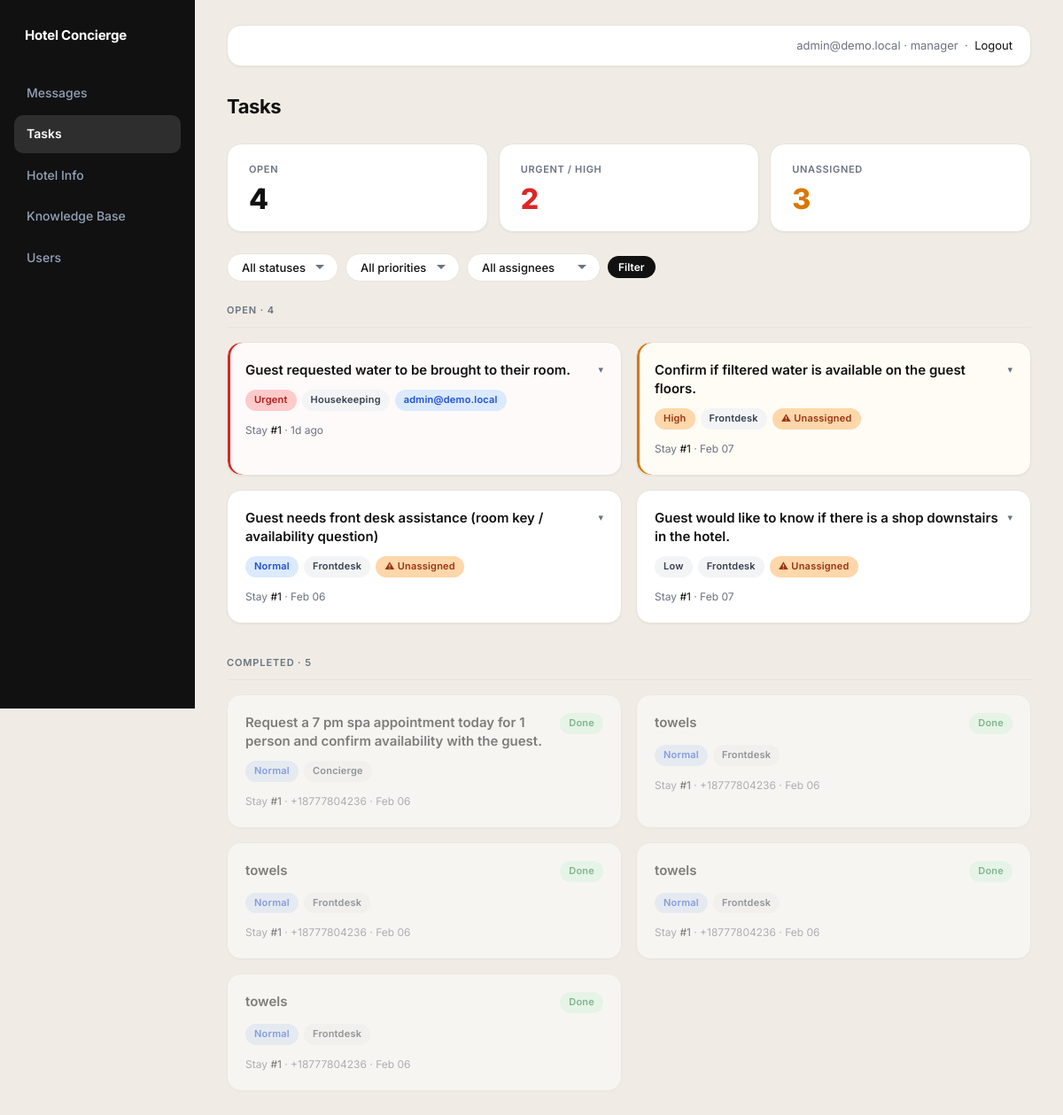
The page /admin/tasks (signed in) on the database its author committed.
### tables this page shows
CREATE TABLE staff_users (
            id INTEGER PRIMARY KEY AUTOINCREMENT,
            hotel_id INTEGER NOT NULL,
            email TEXT NOT NULL UNIQUE,
            password_hash TEXT NOT NULL,
            role TEXT NOT NULL,
            is_active INTEGER NOT NULL DEFAULT 1,
            created_at TEXT NOT NULL,
            FOREIGN KEY (hotel_id) REFERENCES hotels (id)
        );

CREATE TABLE tasks (
            id INTEGER PRIMARY KEY AUTOINCREMENT,
            stay_id INTEGER NOT NULL,
            type TEXT NOT NULL,
            status TEXT NOT NULL,
            created_at TEXT NOT NULL, created_from_message_id INTEGER, summary TEXT, department TEXT, assigned_to_staff_user_id INTEGER, priority TEXT DEFAULT 'normal', notify_guest_when_done INTEGER DEFAULT 0, completed_at TEXT, completed_by_staff_user_id INTEGER,
            FOREIGN KEY (stay_id) REFERENCES stays (id)
        );

CREATE TABLE stays (
            id INTEGER PRIMARY KEY AUTOINCREMENT,
            guest_id INTEGER NOT NULL,
            hotel_id INTEGER NOT NULL,
            status TEXT NOT NULL,
            created_at TEXT NOT NULL,
            FOREIGN KEY (guest_id) REFERENCES guests (id),
            FOREIGN KEY (hotel_id) REFERENCES hotels (id)
        );

CREATE TABLE guests (
            id INTEGER PRIMARY KEY AUTOINCREMENT,
            phone TEXT NOT NULL UNIQUE,
            created_at TEXT NOT NULL
        );

### admin.py (the view, shortened to what this page needs)
@admin_bp.route("/admin/tasks", methods=["GET", "POST"])
@login_required
def admin_tasks():
    hotel_id = session.get("hotel_id")
    staff_id = session.get("user_id")
    status_filter = request.args.get("status")
    priority_filter = request.args.get("priority")
    assigned_filter = request.args.get("assigned")
    assigned_to = staff_id if assigned_filter == "me" else None
    rows = list_tasks(hotel_id, 200, status=status_filter, assigned_to=assigned_to, priority=priority_filter)
    staff_users = list_staff_users(hotel_id)
    stats = get_task_stats(hotel_id)
    csrf_token = _ensure_csrf_token()
    return render_template(
        "tasks.html",
        rows=rows,
        staff_users=staff_users,
        stats=stats,
        csrf_token=csrf_token,
        title="Tasks",
        active_page="tasks",
        status_filter=status_filter,
        assigned_filter=assigned_filter,
        priority_filter=priority_filter,
    )

### admin.py (called while the page is built)
def _relative_time(value) -> str:
    if not value:
        return ""
    if isinstance(value, str):
        try:
            value = datetime.fromisoformat(value)
        except ValueError:
            return str(value)
    diff = datetime.utcnow() - value
    seconds = int(diff.total_seconds())
    if seconds < 60:
        return "just now"
    if seconds < 3600:
        m = seconds // 60
        return f"{m} min ago"
    if seconds < 86400:
        h = seconds // 3600
        return f"{h}h ago"
    if seconds < 604800:
        d = seconds // 86400
        return f"{d}d ago"
    return value.strftime("%b %d") if hasattr(value, "strftime") else str(value)[:10]

def _ensure_csrf_token():
    if not session.get("csrf_token"):
        session["csrf_token"] = secrets.token_urlsafe(16)
    return session["csrf_token"]

### app.py (called while the page is built)
@app.before_request
def _load_user():
    load_current_user()

### auth.py (called while the page is built)
def load_current_user():
    user_id = session.get("user_id")
    if not user_id:
        g.current_user = None
        return
    user = get_staff_user_by_id(user_id)
    if not user:
        session.clear()
        g.current_user = None
        return
    g.current_user = user

def login_required(fn):
    @wraps(fn)
    def wrapper(*args, **kwargs):
        if not session.get("user_id"):
            return redirect(url_for("login"))
        return fn(*args, **kwargs)
    return wrapper

### db.py (called while the page is built)
def get_conn():
    if IS_POSTGRES:
        if psycopg2 is None:
            raise RuntimeError("psycopg2 is required for Postgres but is not installed")
        return psycopg2.connect(DATABASE_URL, cursor_factory=RealDictCursor)
    conn = sqlite3.connect(DB_PATH)
    conn.row_factory = sqlite3.Row
    return conn

def _convert_sql(sql: str) -> str:
    if IS_POSTGRES:
        return sql.replace("?", "%s")
    return sql

def _fetchall(sql: str, params=()):
    conn = get_conn()
    cur = conn.cursor()
    cur.execute(_convert_sql(sql), params)
    rows = cur.fetchall()
    conn.close()
    return rows

def _fetchone(sql: str, params=()):
    conn = get_conn()
    cur = conn.cursor()
    cur.execute(_convert_sql(sql), params)
    row = cur.fetchone()
    conn.close()
    return row

def get_staff_user_by_id(user_id: int):
    return _fetchone("SELECT * FROM staff_users WHERE id = ? AND is_active = ?", (user_id, True))

def list_staff_users(hotel_id: int):
    return _fetchall(
        "SELECT id, email, role, is_active, created_at FROM staff_users WHERE hotel_id = ? ORDER BY id DESC",
        (hotel_id,),
    )

### templates/tasks.html (shortened to what this page needs)
{% extends "base_admin.html" %}
{% block content %}
<div class="page-header">
  <h2>Tasks</h2>
</div>
<div class="stat-grid">
  <div class="stat-card">
    <div class="stat-label">Open</div>
    <div class="stat-value">{{ stats.open }}</div>
  </div>
  <div class="stat-card {% if stats.urgent > 0 %}stat-urgent{% endif %}">
    <div class="stat-label">Urgent / High</div>
    <div class="stat-value">{{ stats.urgent }}</div>
  </div>
  <div class="stat-card {% if stats.unassigned > 0 %}stat-warn{% endif %}">
    <div class="stat-label">Unassigned</div>
    <div class="stat-value">{{ stats.unassigned }}</div>
  </div>
</div>
<form class="filters" method="get">
  <select name="status">
    <option value="">All statuses</option>
  </select>
  <select name="priority">
    <option value="">All priorities</option>
  </select>
  <select name="assigned">
    <option value="">All assignees</option>
  </select>
  <button class="btn btn-sm" type="submit">Filter</button>
</form>
{% set open_tasks = rows | selectattr('status', 'ne', 'done') | list %}
{% set done_tasks = rows | selectattr('status', 'equalto', 'done') | list %}
{% if open_tasks %}
<div class="task-group-header">Open · {{ open_tasks | length }}</div>
<div class="card-grid" style="margin-bottom: 32px;">
  {% for r in open_tasks %}
  {% set is_unassigned = not r['assigned_to_staff_user_id'] %}
  <div class="task-card priority-{{ r['priority'] }}" data-expandable>
    <div class="task-card-header">
      <div class="task-card-title">{{ r['summary'] or r['type'] }}</div>
      <span class="card-expand">▾</span>
    </div>
    <div class="task-meta">
      <span class="badge {{ r['priority'] }}">{{ r['priority']|capitalize }}</span>
      <span class="badge low">{{ (r['department'] or 'frontdesk')|capitalize }}</span>
      {% if is_unassigned %}
        <span class="badge high">⚠ Unassigned</span>
      {% else %}
        {% for u in staff_users %}
          {% if u['id'] == r['assigned_to_staff_user_id'] %}
            <span class="badge normal">{{ u['email'] }}</span>
          {% endif %}
        {% endfor %}
      {% endif %}
    </div>
    <div class="small">
      Stay <a href="/admin/stay/{{ r['stay_id'] }}">#{{ r['stay_id'] }}</a> · {{ r['created_at'] | relative_time }}
    </div>
  </div>
  {% endfor %}
</div>
{% endif %}
{% if done_tasks %}
<div class="task-group-header">Completed · {{ done_tasks | length }}</div>
<div class="card-grid">
  {% for r in done_tasks %}
  <div class="task-card status-done">
    <div class="task-card-header">
      <div class="task-card-title">{{ r['summary'] or r['type'] }}</div>
      <span class="badge done">Done</span>
    </div>
    <div class="task-meta">
      <span class="badge {{ r['priority'] }}">{{ r['priority']|capitalize }}</span>
      <span class="badge low">{{ (r['department'] or 'frontdesk')|capitalize }}</span>
    </div>
    <div class="small">
      Stay <a href="/admin/stay/{{ r['stay_id'] }}">#{{ r['stay_id'] }}</a> · {{ r['guest_phone'] }} · {{ r['created_at'] | relative_time }}
    </div>
  </div>
  {% endfor %}
</div>
{% endif %}
{% endblock %}

### templates/base_admin.html (shortened to what this page needs)
<!doctype html>
<html lang="en">
  <head>
    <link rel="stylesheet" href="/static/admin.css" />
  </head>
  <body>
    <div class="layout">
      <aside class="sidebar">
        <h1>Hotel Concierge</h1>
        <nav class="nav">
          <a href="/admin/messages" class="{% if active_page=='messages' %}active{% endif %}">Messages</a>
          <a href="/admin/tasks" class="{% if active_page=='tasks' %}active{% endif %}">Tasks</a>
          <a href="/admin/hotel" class="{% if active_page=='hotel' %}active{% endif %}">Hotel Info</a>
          <a href="/admin/knowledge" class="{% if active_page=='knowledge' %}active{% endif %}">Knowledge Base</a>
          <a href="/admin/users" class="{% if active_page=='users' %}active{% endif %}">Users</a>
        </nav>
      </aside>
      <main class="content">
        <div class="topbar">
          <div class="user">
            {{ session.get('email','') }} · {{ session.get('role','') }}
            &nbsp;·&nbsp; <a href="/logout">Logout</a>
          </div>
        </div>
        {% block content %}{% endblock %}
      </main>
    </div>
  </body>
</html>

### rows shown on the page
staff_users: get "admin@demo.local", get "manager", email "admin@demo.local"
tasks: summary "Guest requested water to be brought to their room.", priority "Urgent", department "Housekeeping", stay_id "1", created_at|relative_time "1d ago"
tasks: summary "Confirm if filtered water is available on the guest floors.", priority "High", department "Frontdesk", shows "⚠ Unassigned", stay_id "1", created_at|relative_time "Feb 07"
tasks: summary "Guest needs front desk assistance (room key / availability question)", priority "Normal", department "Frontdesk", shows "⚠ Unassigned", stay_id "1", created_at|relative_time "Feb 06"
tasks: summary "Guest would like to know if there is a shop downstairs in the hotel.", priority "Low", department "Frontdesk", shows "⚠ Unassigned", stay_id "1", created_at|relative_time "Feb 07"
tasks: summary "Request a 7 pm spa appointment today for 1 person and confirm availability with the guest.", priority "Normal", department "Concierge", stay_id "1", guest_phone "+18777804236", created_at|relative_time "Feb 06"
tasks: type "towels", priority "Normal", department "Frontdesk", stay_id "1", guest_phone "+18777804236", created_at|relative_time "Feb 06"
tasks: type "towels", priority "Normal", department "Frontdesk", stay_id "1", guest_phone "+18777804236", created_at|relative_time "Feb 06"
tasks: type "towels", priority "Normal", department "Frontdesk", stay_id "1", guest_phone "+18777804236", created_at|relative_time "Feb 06"
tasks: type "towels", priority "Normal", department "Frontdesk", stay_id "1", guest_phone "+18777804236", created_at|relative_time "Feb 06"

### other values the page prints
{{ stats.open }} "4"
{{ stats.urgent }} "2"
{{ stats.unassigned }} "3"
{{ open_tasks | length }} "4"
{{ done_tasks | length }} "5"
